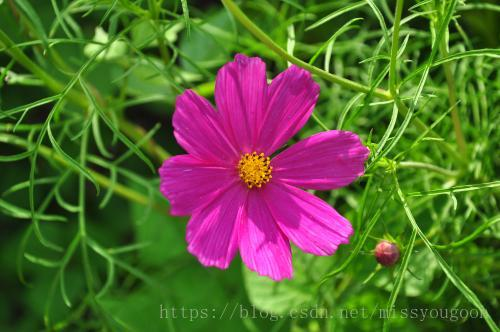
#> input picture Experiment 7/img.png, 500 x 332 px
$ python test.py
#> lines starting #> are read from the running program, lines starting #| are printed output that depends on the picture
import cv2 as cv
import matplotlib.pyplot as plt

import numpy as np

# （1）读取一张个人的照片；如果是彩色图像，请转换为灰度图像。
img = cv.imread('img.png')
#> img is the input picture: shape (332, 500, 3); mean B, G, R 50.8, 100.9, 90
img_tmp = cv.imread('img.png', 0)  # 直接以灰度图片读取
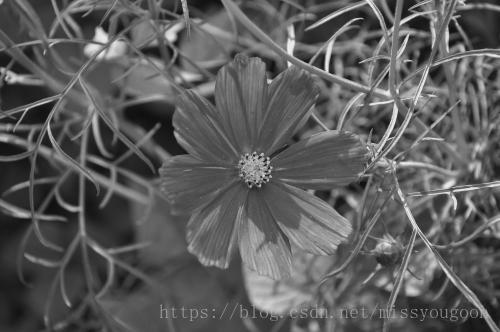
#> img_tmp: shape (332, 500); min 2, max 248, mean 91.9
img_tmp_hang = img_tmp[180, :]
#> img_tmp_hang = 500 values, max 199 at index 452, min 31 at index 0, mean 91.77
plt.plot(img_tmp_hang)
plt.axis([0, 700, 0, 255])
plt.legend(['data'], loc='lower center')
plt.show()
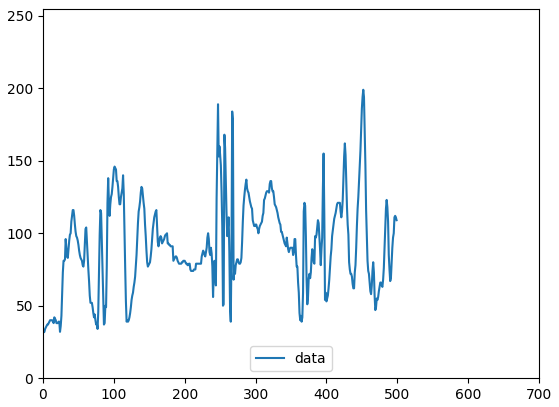
#> figure drawn by matplotlib, 1 panel; curve peaks at x = 452, y = 199

# cv.namedWindow('Image')
# 在窗口中显示图像
size = img_tmp.shape
#> size = (332, 500)
print(size)  # (h,w,c)
#| (332, 500)
x = size[0]
#> x = 332
y = size[1]
#> y = 500
img1 = img_tmp[::-1, :]  # cv.flip(img_tmp,-1 ) #图像上下翻转
img1 = img_tmp[-1:-x:-1, :]  # cv.flip(img_tmp,-1 ) #图像上下翻转
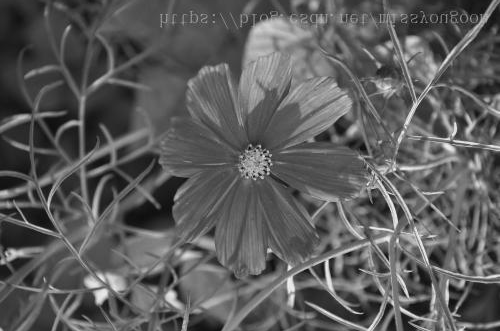
#> img1: shape (331, 500); min 2, max 248, mean 91.9
cv.imshow('upsidedown', img1)
# cv.imencode('.jpg', img1)[1].tofile('上下翻转.jpg')  # 防止乱码
# 同理，请自己进行左右，对角翻转

img2 = img_tmp.copy()
# cv.imwrite('rose_copy2.jpg', img2)
cv.imshow('gray', img2)

# print(img.dtype)
# print(img.size)  # 像素总数目

# （2）实现图像剪裁 ，输入原始图像对象，返回剪裁后的图像对象。剪裁的区域自己决定。
dst = img[80:600, 150:500]
cv.imshow('cut', dst)

# （3）实现图像水平，垂直，对角翻转，输入原始图像对象，返回水平垂直，对角后的图像对象。（此内容自己写函数实现）
def translation(mat, code):
    return cv.flip(mat, code)


for axis, i in [['x-axis', 0], ['y-axis', 1], ['both-axes', -1]]:
    dst = translation(img, i)
    cv.imshow(f'translation-%s' % axis, dst)


# （4）实现图像逆时针或顺时针旋转90度的函数rotate()，输入原始图像对象，返回逆时针或顺时针旋转90度后的图像对象 。（此内容自己写函数实现）
def rotate(mat):
    return cv.warpAffine(
        mat,
        cv.getRotationMatrix2D((height * 0.5, width * 0.5), 90, 1),  # 1 center 2 angle 3 缩放系数
        (height, width)
    )


# （5）实现图像的反转，即亮的区域变暗，暗的区域变亮。
dst = cv.bitwise_not(img_tmp)
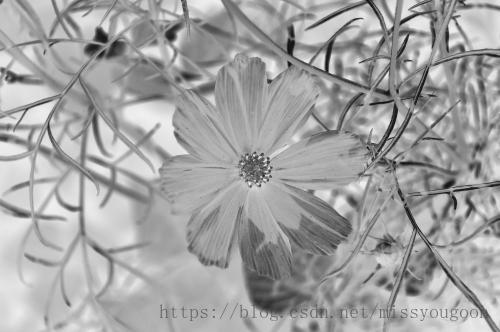
#> dst: shape (332, 500); min 7, max 253, mean 163.1
cv.imshow('invert', dst)

# （6）实现图像的平移，缩放，旋转。
# 图像平移
imgInfo = img.shape
#> imgInfo = (332, 500, 3)
height = imgInfo[0]
#> height = 332
width = imgInfo[1]
#> width = 500
mode = imgInfo[2]
#> mode = 3

dst = np.zeros(imgInfo, np.uint8)

for i in range(height):
    for j in range(width - 200):
        dst[i, j + 200] = img[i, j]
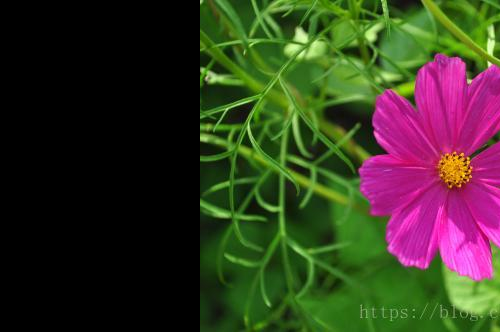
#> dst: shape (332, 500, 3); mean B, G, R 33.6, 54.1, 54.8

cv.imshow('translation', dst)

# 缩放
# 1 放大 缩小 2 等比例 非等比例
dstHeight = int(height * 0.5)
#> dstHeight = 166
dstWeight = int(width * 1.5)
#> dstWeight = 750
# 最近邻域插值 双线性插值 像素关系重采样 立方插值
dst = cv.resize(img, (dstWeight, dstHeight))
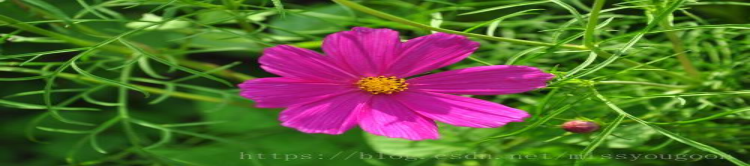
#> dst: shape (166, 750, 3); mean B, G, R 50.8, 100.9, 90
# print(dst.shape)
cv.imshow('resize', dst)

# 旋转
dst = rotate(img)
#> in rotate, `return cv.warpAffine( mat, cv.getRotationMatrix2D((height * 0.5, width..`:
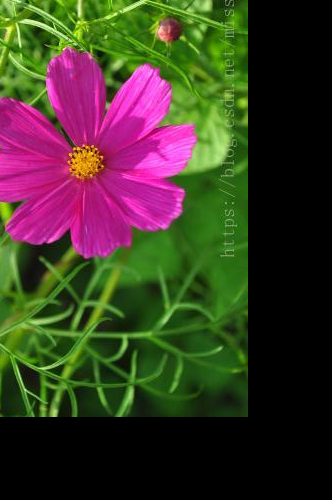
#> returned value: shape (500, 332, 3); mean of channels 0, 1, 2 37.6, 55.9, 61.1; drawn as B, G, R
cv.imshow('rotate', dst)

# （7）读取图像中间1行数据，并通过画图显示出来。
dst = img[height // 2]
#> dst = 500 rows, first 8: [17, 35, 22], [15, 35, 22], [16, 34, 21], [15, 33, 20], [15, 33, 20], [16, 34, 21], [17, 35, 22], [18, 36, 23]
cv.imshow('middle-row', dst)

# 原文链接：https://blog.csdn.net/missyougoon/article/details/81092512
cv.waitKey(0)
